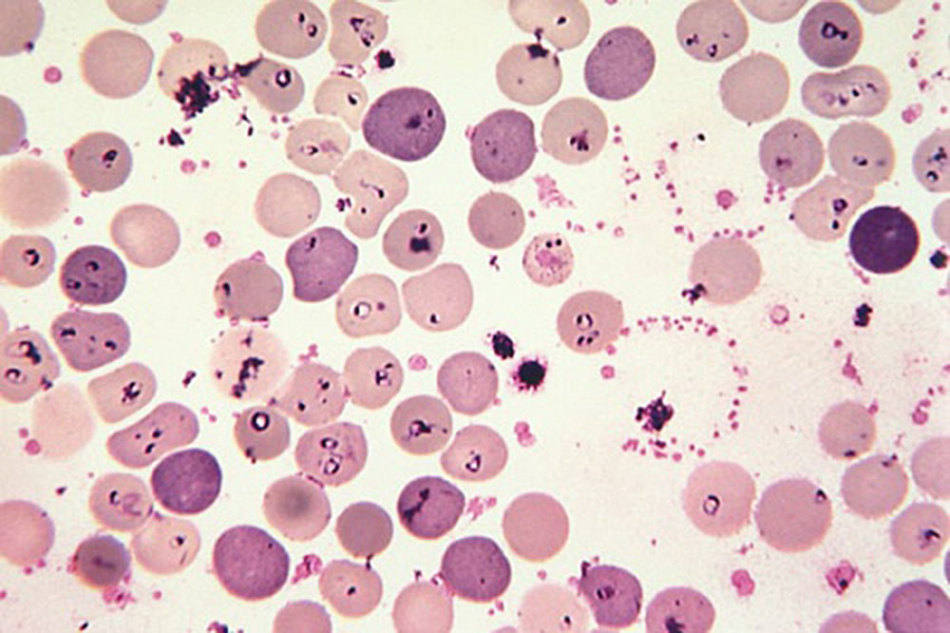
#> input picture cells_v10.png, 950 x 633 px
$ python tets_blood_cells_v14.py
#> lines starting #> are read from the running program, lines starting #| are printed output that depends on the picture; after the words box and inside, x2 and y2 are one past the last pixel; in counts of white or black regions, pixels touching at a corner belong together
import cv2
from matplotlib import pyplot as plt
# import numpy as np


cells = cv2.imread('cells_v10.png')  # all
#> cells is the input picture: shape (633, 950, 3); mean B, G, R 196.8, 196.4, 222.4
cells = cv2.cvtColor(cells, cv2.COLOR_BGR2GRAY)
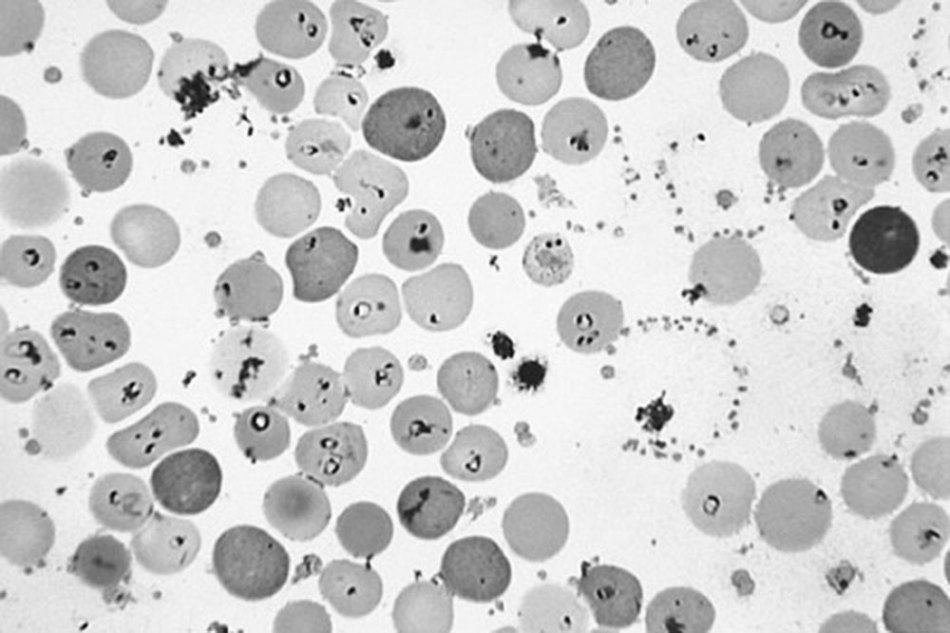
#> cells: shape (633, 950); min 3, max 255, mean 204.2

img = cv2.GaussianBlur(cells, (25, 25), cv2.BORDER_DEFAULT)
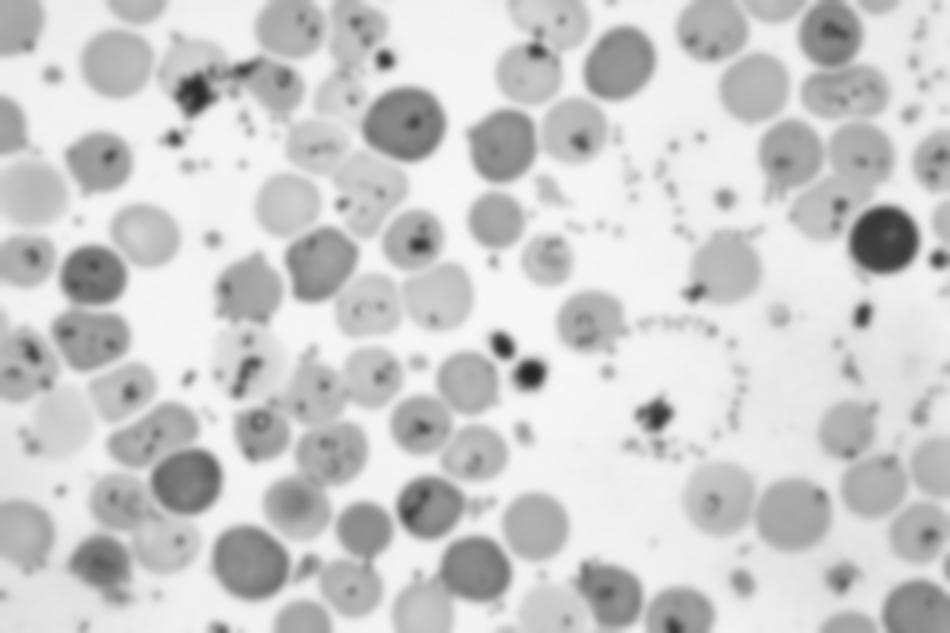
#> img: shape (633, 950); min 37, max 247, mean 204.2

cv2.imshow("GaussianBlur", img)
cv2.waitKey()

'''
img2 = cv2.blur(cells, (15, 15))
cv2.imshow("blur", img2)
cv2.waitKey()

img3 = cv2.medianBlur(cells, 17)
cv2.imshow("medianBlur", img3)
cv2.waitKey()
'''

circles = cv2.HoughCircles(img, cv2.HOUGH_GRADIENT, 1, 43, param1=50, param2=20, minRadius=17, maxRadius=42)
#> circles = 60 rows, first 8: [884.5, 239.5, 33.5], [534.5, 526.5, 33.6], [829.5, 33.5, 31.9], [791.5, 514.5, 37.2], [408.5, 123.5, 36.9], [574.5, 130.5, 32.7], [428.5, 506.5, 30.9], [286.5, 205.5, 32.1]

# draw
for i in circles[0, :]:
    cv2.circle(cells, (i[0], i[1]), i[2], (164, 68, 166), 2)  # draw	the	outer	circle  # (0, 255, 0)
    cv2.circle(cells, (i[0], i[1]), 2, (0, 255, 0), 3)  # draw	the	center	of	the	circle
#> this loop made 60 passes
#> i on passes 1 to 12: [884.5, 239.5, 33.5], [534.5, 526.5, 33.6], [829.5, 33.5, 31.9], [791.5, 514.5, 37.2], [408.5, 123.5, 36.9], [574.5, 130.5, 32.7], [428.5, 506.5, 30.9], [286.5, 205.5, 32.1], [496.5, 220.5, 28.4], [501.5, 146.5, 34.3], [473.5, 567.5, 33], [858.5, 157.5, 35.5]
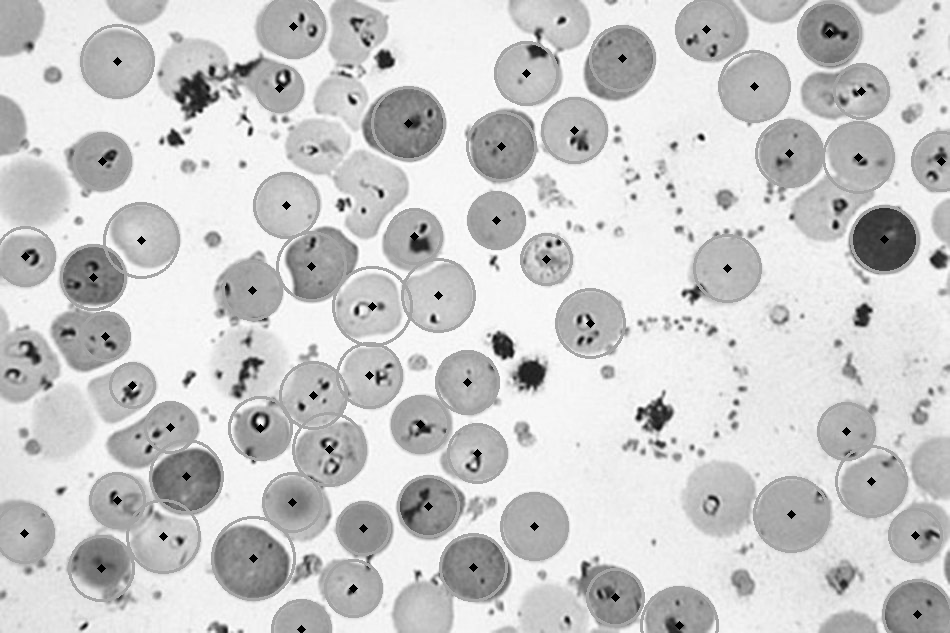
#> cells: shape (633, 950); 5.96% of pixels changed, all inside (x1, y1, x2, y2) = (0, 0, 950, 633)


print('count: ', circles[0].shape[0])
#| count:  60

plt.imshow(cells)
plt.show()

$ run again, with image2.png copied over cells_v10.png
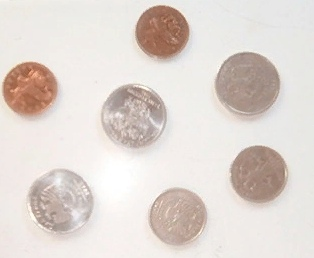
#> input picture image2.png, 314 x 258 px
#> cells is the input picture: shape (258, 314, 3); mean B, G, R 210.2, 215.9, 224.8
#> `img = cv2.GaussianBlur(cells, (25, 25), cv2.BORDER_DEFAULT)`:
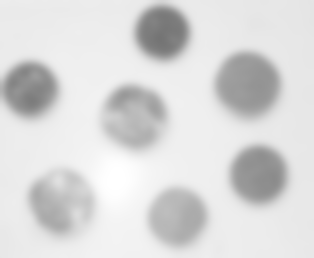
#> img: shape (258, 314); min 116, max 255, mean 217.9
#> circles = [[161.5, 32.5, 26.4], [258.5, 174.5, 28.2], [246.5, 83.5, 31.8], [29.5, 87.5, 26.4], [177.5, 217.5, 29.9], [134.5, 117.5, 31.9]]
#> the loop `for i in circles[0, :]:` made 6 passes
#> after the loop `for i in circles[0, :]:`:
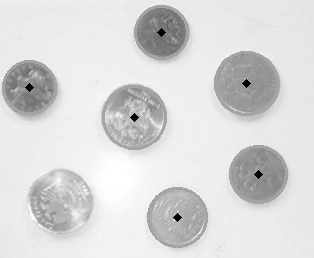
#> cells: shape (258, 314); min 0, max 255, mean 216.7
#| count:  6
